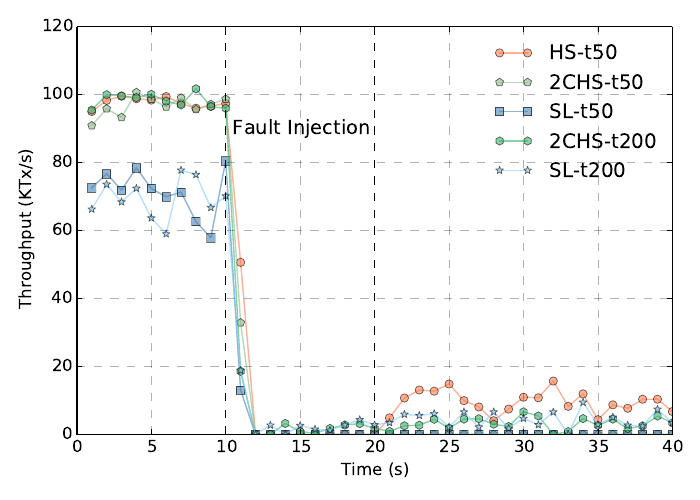

Reproduce this figure in Python.
import matplotlib.pyplot as plt

# Measurements from responsiveness.data
dead = [
    ('HS-t50',[
        95.070, 98.324, 99.560,98.824, 98.411, 99.446, 97.400, 96.024, 96.671, 97.400,
        50.661, 0, 0, 0, 0, 0, 0, 0, 0, 0,
        4.897, 10.737, 13.094, 12.752, 14.86, 9.964, 8.1, 4.052, 7.491, 10.971,
        10.817, 15.731, 8.282, 11.956, 4.363, 8.721, 7.715, 10.379, 10.394, 6.764,
    ], '-o', 'coral'),
    ('2CHS-t50',[
        90.898, 95.877, 93.347, 100.71, 98.724, 96.41, 99.07, 95.654, 97.21, 98.72,
        32.904, 0, 0, 0, 0, 0, 0, 0, 0, 0, 0, 0, 0, 0, 0, 0, 0, 0, 0, 0,
        0, 0, 0, 0, 0, 0, 0, 0, 0, 0,
    ], '-p', 'darkseagreen'),
    ('SL-t50',[
        72.569, 76.752, 71.941, 78.468, 72.385, 69.973, 71.332, 62.685, 57.894, 80.553,
        13.039, 0, 0, 0, 0, 0, 0, 0, 0, 0, 0, 0, 0, 0, 0, 0, 0, 0, 0, 0,
        0, 0, 0, 0, 0, 0, 0, 0, 0, 0,
    ], '-s', 'steelblue'),
    ('2CHS-t200',[
        95.488, 99.988, 99.651, 99.161, 100.12, 98.108, 96.982, 101.741, 96.49, 96.01,
        18.608, 0, 0, 3.249, 0.845, 0.38, 1.768, 2.813, 3.188, 1.754,
        0.922, 2.563, 2.728, 4.48, 1.871, 4.525, 4.629, 3.033, 2.353, 6.672,
        5.451, 0, 0.859, 4.683, 2.662, 4.531, 1.753, 2.522, 5.422, 3.421,
    ], '-h', 'mediumseagreen'),
    ('SL-t200',[
        66.32, 73.61, 68.44, 72.45, 63.72, 59.04, 77.80, 76.48, 66.78, 70.2,
        18.853, 0, 2.747, 0, 2.633, 1.544, 1.211, 2.778, 4.337, 2.838,
        3.475, 5.924, 5.603, 6.13, 2.179, 6.628, 2.179, 6.628, 1.816, 4.736,
        2.853, 6.611, 0, 9.468, 2.916, 5.094, 2.717, 2.496, 7.421, 3.423,
    ], '-*', 'lightskyblue')]



def do_plot():
    f = plt.figure(1, figsize=(7,5))
    plt.clf()
    ax = f.add_subplot(1, 1, 1)
    time = xrange(1,41)
    for name, entries, style, color in dead:
        ax.plot(time, entries, style, color=color, label='%s' % name, markersize=6, alpha=0.6)
    plt.legend(fancybox=True,frameon=False,framealpha=0.8,loc='best')
    plt.grid(linestyle='--', alpha=0.3)
    plt.ylabel('Throughput (KTx/s)')
    plt.xlabel('Time (s)')
    plt.axvline(x=10,ls="--",c="black")
    plt.axvline(x=20,ls="--",c="black")
    plt.text(15,90,'Fault Injection', horizontalalignment='center', verticalalignment='center', fontsize=14)
    plt.tight_layout()
    plt.savefig('responsiveness.pdf', format='pdf')
    plt.show()

if __name__ == '__main__':
    do_plot()
